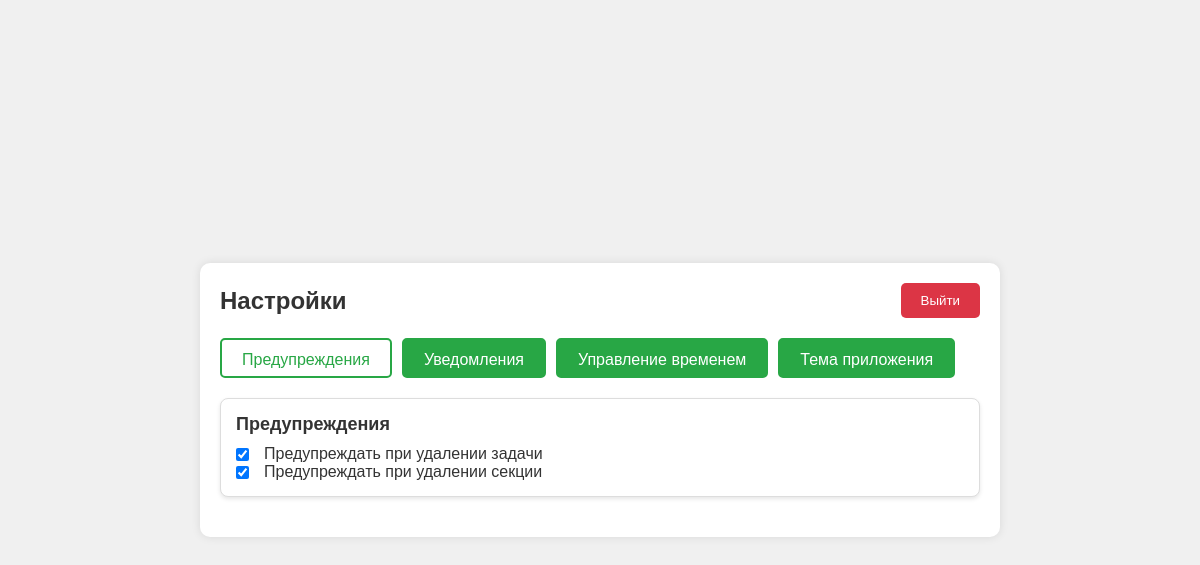
Page /settings/ (signed in) on the earlier database version.
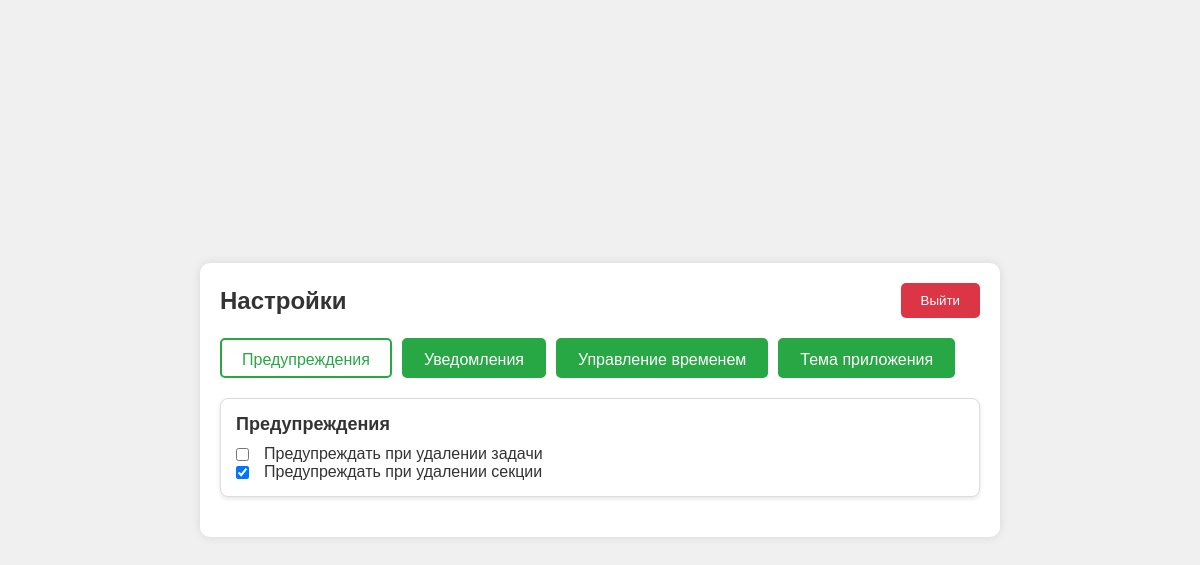
Same page on the later database version.
### settings_app/models.py (models this page shows, shortened)
class UserSettings(models.Model):
    user = models.OneToOneField(User, on_delete=models.CASCADE, related_name='settings')
    warn_on_task_delete = models.BooleanField(default=True, verbose_name="Предупреждать при удалении задачи")
    warn_on_task_section_delete = models.BooleanField(default=True, verbose_name="Предупреждать при удалении секции")

### settings_app/views.py (the view)
# urls.py: path('', SettingsAppPage.as_view(), name='main_settings_app'),
class SettingsAppPage(LoginRequiredMixin, TemplateView):
    template_name = 'settings.html'
    def get_context_data(self, **kwargs):
        context = super().get_context_data(**kwargs)
        context.update(SettingsAppContext.get_context_for_index_page(self.request))
        return context

### utils/DataBaseObjectsProcessing.py (called while the page is built)
    @staticmethod
    def get_objects_owned_by_user(model_class: Type, user: Any) -> QuerySet:
        return model_class.objects.filter(user=user)

### settings_app/templates/settings.html (shortened to what this page needs)
<!DOCTYPE html>
{% load static %}
<html lang="ru">
<head>
    <link rel="stylesheet" type="text/css" href="{% static 'settings_app/css/main_page_new.css' %}">
    <link rel="stylesheet" type="text/css" href="{% static 'settings_app/css/success-message.css' %}">
</head>
<body>
    <div class="container">
        <div class="header">
            <h1>{{ title }}</h1>
            <button class="logout-button" onclick="location.href='{% url 'authorization:profile' %}'">Выйти</button>
        </div>
        <div class="navigation">
            <button class="nav-button active" data-target="warnings">Предупреждения</button>
            <button class="nav-button" data-target="notifications">Уведомления</button>
            <button class="nav-button" data-target="datatime">Управление временем</button>
            <button class="nav-button" data-target="theme">Тема приложения</button>
        </div>
        <div id="warnings" class="setting-group">
            <h3>Предупреждения</h3>
            <div class="checkbox-item">
                <input
                       type="checkbox"
                       id="WarnOnTaskDelete"
                       name="warn_on_task_delete"
                       {% if user_settings.warn_on_task_delete %}checked{% endif %}
                       onchange="updateSetting(this)"
                >
                <label class="form-check-label" for="WarnOnTaskDelete">Предупреждать при удалении задачи</label>
            </div>
            <div class="checkbox-item">
                <input
                       type="checkbox"
                       id="WarnOnTaskSectionDelete"
                       name="warn_on_task_section_delete"
                       {% if user_settings.warn_on_task_section_delete %}checked{% endif %}
                       onchange="updateSetting(this)"
                >
                <label class="form-check-label" for="WarnOnTaskSectionDelete">Предупреждать при удалении секции</label>
            </div>
        </div>
    </div>
</body>
</html>

Differences in the rows shown:
changed UserSettings: warn_on_task_delete "☑" → "☐"
